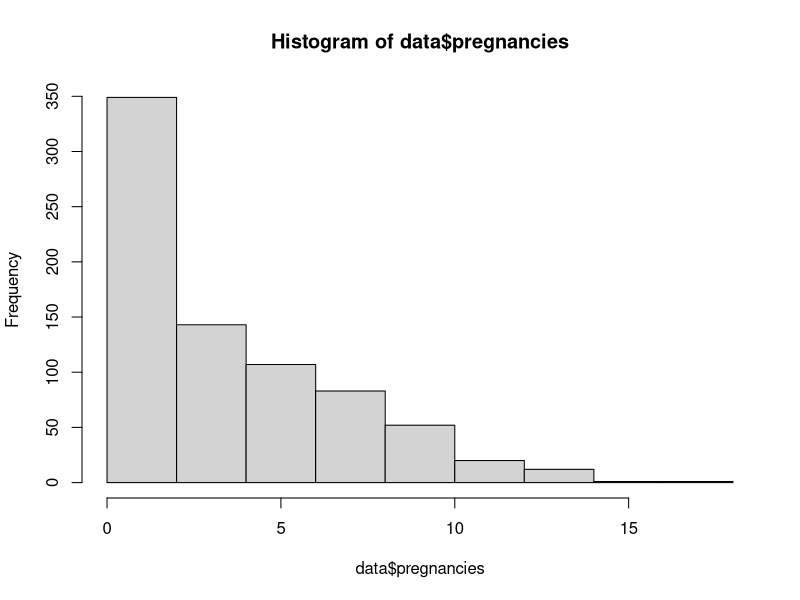
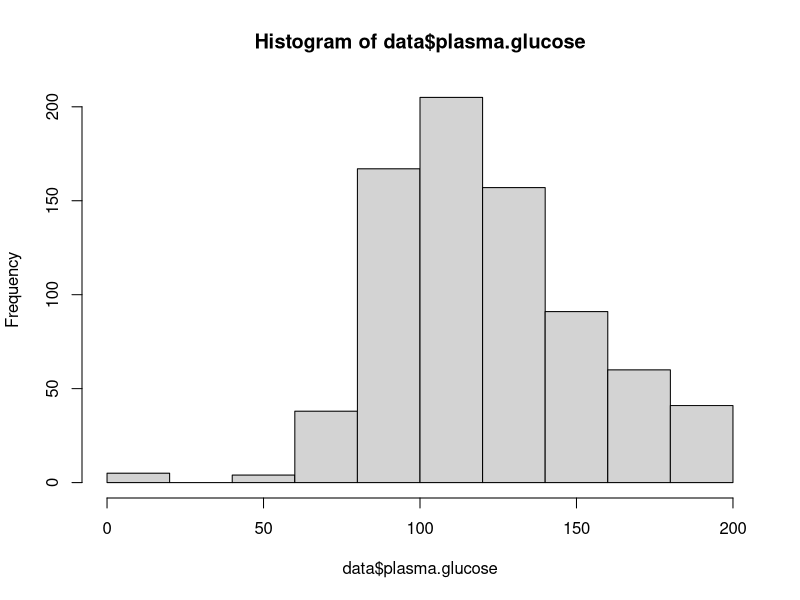
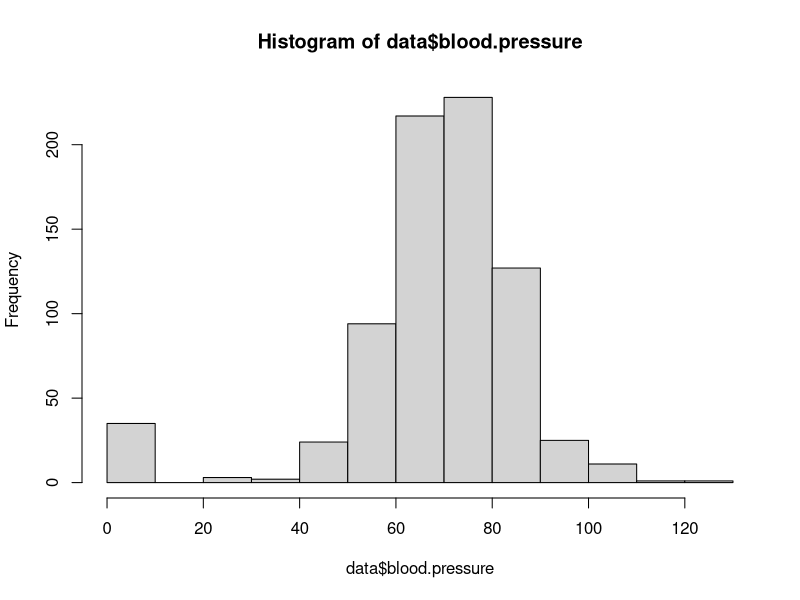
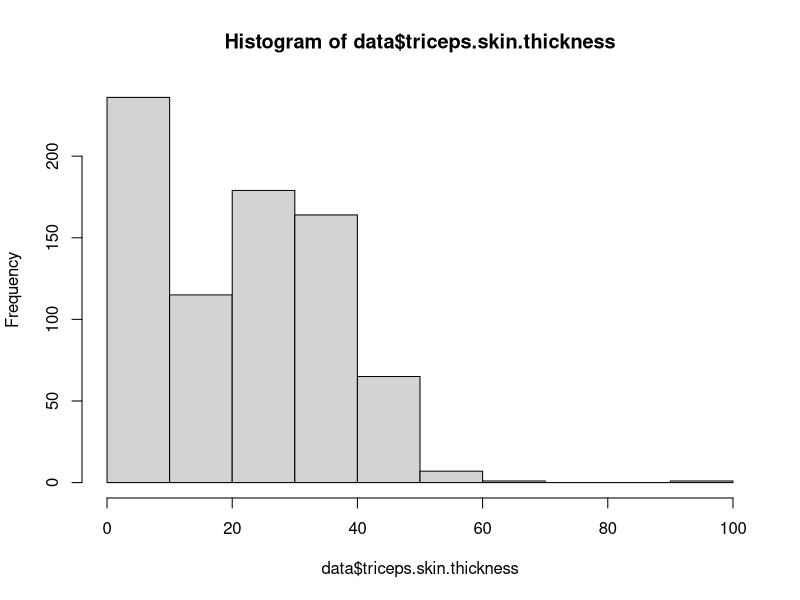
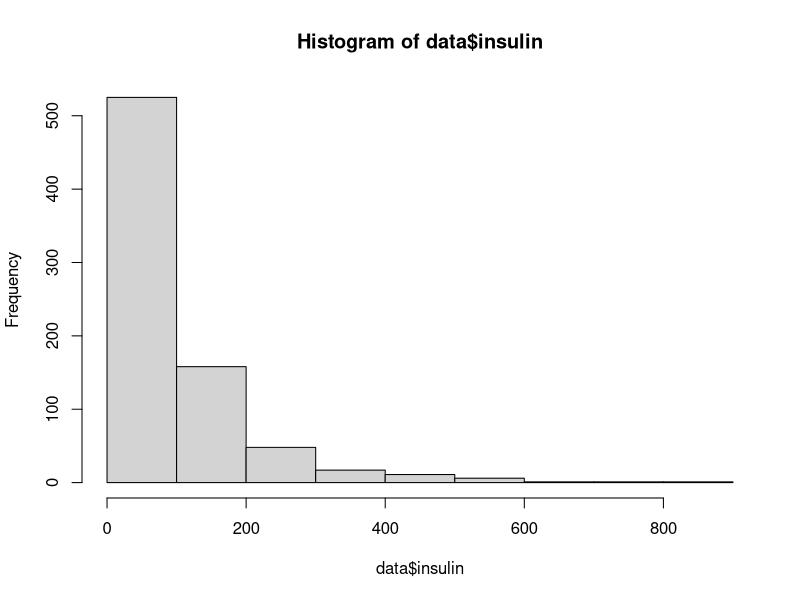
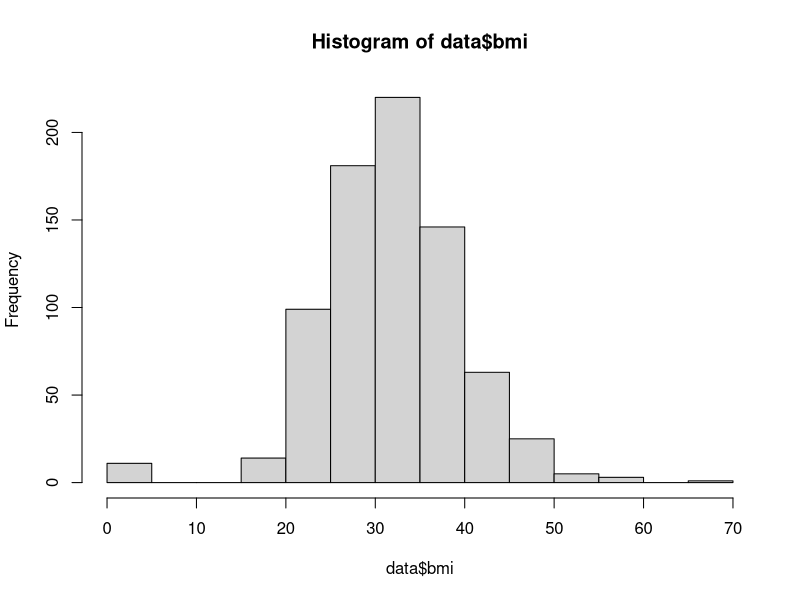
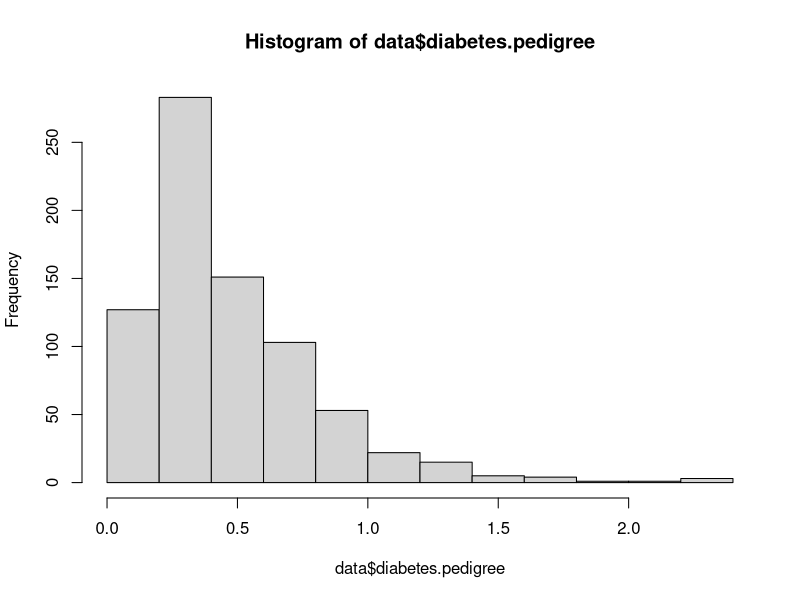
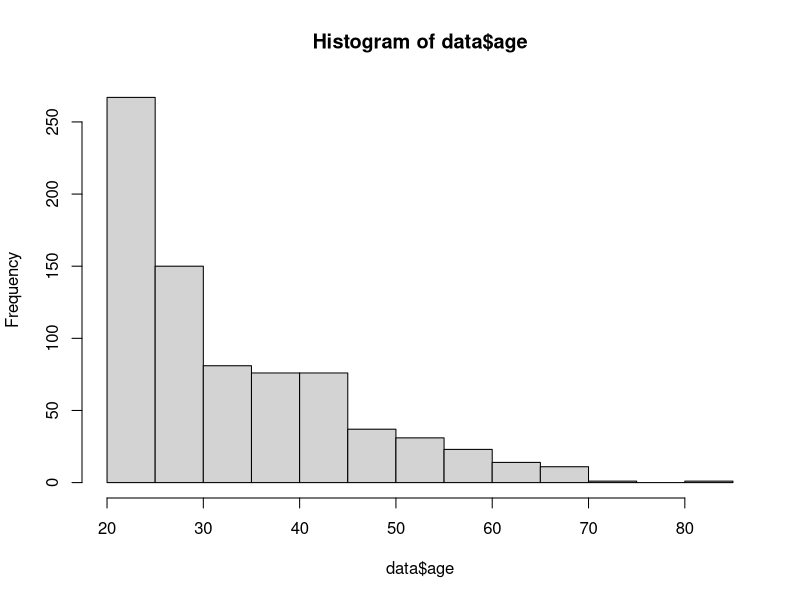

R code for these plots, in order:
###
# Data Mining and Text Mining - Assignment 1
# Dawit Nida
# Eyob Woldegiorgis
# Januay 2015
###

# Get the working directory
getwd()

# Read data
data = read.csv("diabetes.csv")

# Check file exists
ls()

## Q1.a
# How many data points are in the diabetes dataset? How many
# variables, i.e., dimensions?

# Inspect the names of the variables in the loaded data frame called 'data'
vars <- names(data)
vars

# Count the number of columns and rows in the data set
num_col <- ncol(data)
num_row <- nrow(data)

## Q1.b. How many missing values are there in the diabetes variable?
miss_row <- data[which(is.na(data$diabetes)),]
miss_row

## Q1.b. How many people with diabetes have a BMI of 30 or higher in the dataset?
count_people <- length(which(data$diabetes == 1 & data$bmi >= 30 ))
count_people

# Plot histogram of age variable to illustrate its distribution
hist(data$pregnancies)
hist(data$plasma.glucose)
hist(data$blood.pressure)
hist(data$triceps.skin.thickness)
hist(data$insulin)
hist(data$bmi)
hist(data$diabetes.pedigree)
hist(data$age)
hist(data$diabetes)


data_summary <- summary(data)
data_summary
## Q3.a. What is the range of age ?
range(data$age)

# age_range <- (max(data$age) - min(data$age))


blood_pressure <-(data$blood.pressure)
sd(blood_pressure)
var(blood_pressure)

?dnorm
summary(data$age)
hist(data$age)

?plot

## simn = rnorm(data$blood.pressure, 69.11 , 19.35581)
## hist(simn, main="Symmetric distribution")
## ?rnorm
